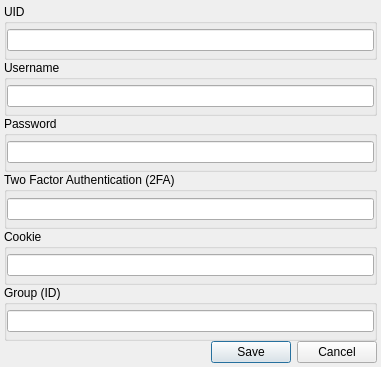
<?xml version="1.0" encoding="UTF-8"?>
<ui version="4.0">
 <class>dialog__fb_create</class>
 <widget class="QDialog" name="dialog__fb_create">
  <property name="geometry">
   <rect>
    <x>0</x>
    <y>0</y>
    <width>381</width>
    <height>367</height>
   </rect>
  </property>
  <property name="windowTitle">
   <string>Create new Facebook account</string>
  </property>
  <layout class="QVBoxLayout" name="verticalLayout">
   <property name="spacing">
    <number>0</number>
   </property>
   <property name="leftMargin">
    <number>4</number>
   </property>
   <property name="topMargin">
    <number>4</number>
   </property>
   <property name="rightMargin">
    <number>4</number>
   </property>
   <property name="bottomMargin">
    <number>4</number>
   </property>
   <item>
    <widget class="QGroupBox" name="fbcreatedialog__uid_container">
     <property name="title">
      <string>UID</string>
     </property>
     <layout class="QGridLayout" name="gridLayout_2">
      <property name="leftMargin">
       <number>0</number>
      </property>
      <property name="topMargin">
       <number>0</number>
      </property>
      <property name="rightMargin">
       <number>0</number>
      </property>
      <property name="bottomMargin">
       <number>0</number>
      </property>
      <property name="spacing">
       <number>0</number>
      </property>
      <item row="0" column="0">
       <widget class="QLineEdit" name="fbcreatedialog__uid_lineedit"/>
      </item>
     </layout>
    </widget>
   </item>
   <item>
    <widget class="QGroupBox" name="fbcreatedialog__username_container">
     <property name="title">
      <string>Username</string>
     </property>
     <layout class="QGridLayout" name="gridLayout_3">
      <property name="leftMargin">
       <number>0</number>
      </property>
      <property name="topMargin">
       <number>0</number>
      </property>
      <property name="rightMargin">
       <number>0</number>
      </property>
      <property name="bottomMargin">
       <number>0</number>
      </property>
      <property name="spacing">
       <number>0</number>
      </property>
      <item row="0" column="0">
       <widget class="QLineEdit" name="fbcreatedialog__username_lineedit"/>
      </item>
     </layout>
    </widget>
   </item>
   <item>
    <widget class="QGroupBox" name="fbcreatedialog__password_container">
     <property name="title">
      <string>Password</string>
     </property>
     <layout class="QGridLayout" name="gridLayout_4">
      <property name="leftMargin">
       <number>0</number>
      </property>
      <property name="topMargin">
       <number>0</number>
      </property>
      <property name="rightMargin">
       <number>0</number>
      </property>
      <property name="bottomMargin">
       <number>0</number>
      </property>
      <property name="spacing">
       <number>0</number>
      </property>
      <item row="0" column="0">
       <widget class="QLineEdit" name="fbcreatedialog__password_lineedit"/>
      </item>
     </layout>
    </widget>
   </item>
   <item>
    <widget class="QGroupBox" name="fbcreatedialog__2fa_container">
     <property name="title">
      <string>Two Factor Authentication (2FA)</string>
     </property>
     <layout class="QGridLayout" name="gridLayout_5">
      <property name="leftMargin">
       <number>0</number>
      </property>
      <property name="topMargin">
       <number>0</number>
      </property>
      <property name="rightMargin">
       <number>0</number>
      </property>
      <property name="bottomMargin">
       <number>0</number>
      </property>
      <property name="spacing">
       <number>0</number>
      </property>
      <item row="0" column="0">
       <widget class="QLineEdit" name="fbcreatedialog__2fa_lineedit"/>
      </item>
     </layout>
    </widget>
   </item>
   <item>
    <widget class="QGroupBox" name="fbcreatedialog__cookie_container">
     <property name="title">
      <string>Cookie</string>
     </property>
     <layout class="QGridLayout" name="gridLayout_6">
      <property name="leftMargin">
       <number>0</number>
      </property>
      <property name="topMargin">
       <number>0</number>
      </property>
      <property name="rightMargin">
       <number>0</number>
      </property>
      <property name="bottomMargin">
       <number>0</number>
      </property>
      <property name="spacing">
       <number>0</number>
      </property>
      <item row="0" column="0">
       <widget class="QLineEdit" name="fbcreatedialog__cookie_lineedit"/>
      </item>
     </layout>
    </widget>
   </item>
   <item>
    <widget class="QGroupBox" name="fbcreatedialog__group_container">
     <property name="title">
      <string>Group (ID)</string>
     </property>
     <layout class="QGridLayout" name="gridLayout_7">
      <property name="leftMargin">
       <number>0</number>
      </property>
      <property name="topMargin">
       <number>0</number>
      </property>
      <property name="rightMargin">
       <number>0</number>
      </property>
      <property name="bottomMargin">
       <number>0</number>
      </property>
      <property name="spacing">
       <number>0</number>
      </property>
      <item row="0" column="0">
       <widget class="QLineEdit" name="fbcreatedialog__group_lineedit"/>
      </item>
     </layout>
    </widget>
   </item>
   <item>
    <widget class="QDialogButtonBox" name="buttonBox">
     <property name="orientation">
      <enum>Qt::Orientation::Horizontal</enum>
     </property>
     <property name="standardButtons">
      <set>QDialogButtonBox::StandardButton::Cancel|QDialogButtonBox::StandardButton::Save</set>
     </property>
    </widget>
   </item>
  </layout>
 </widget>
 <resources/>
 <connections>
  <connection>
   <sender>buttonBox</sender>
   <signal>accepted()</signal>
   <receiver>dialog__fb_create</receiver>
   <slot>accept()</slot>
   <hints>
    <hint type="sourcelabel">
     <x>248</x>
     <y>254</y>
    </hint>
    <hint type="destinationlabel">
     <x>157</x>
     <y>274</y>
    </hint>
   </hints>
  </connection>
  <connection>
   <sender>buttonBox</sender>
   <signal>rejected()</signal>
   <receiver>dialog__fb_create</receiver>
   <slot>reject()</slot>
   <hints>
    <hint type="sourcelabel">
     <x>316</x>
     <y>260</y>
    </hint>
    <hint type="destinationlabel">
     <x>286</x>
     <y>274</y>
    </hint>
   </hints>
  </connection>
 </connections>
</ui>
